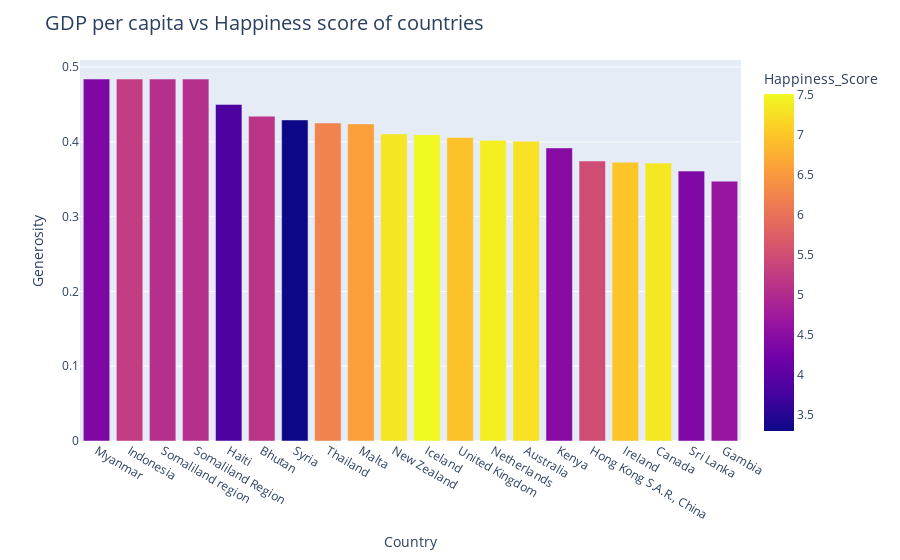

Notebook cell for this chart:
### Markdown cell above
**Which countries is most generous?**

### Code cell
gen_group_20=country_group.sort_values(by=["Generosity"], ascending=False).head(20)

plt.figure(figsize=(4, 4))
fig = px.bar(gen_group_20, x=gen_group_20.index, y='Generosity',color='Happiness_Score',height=800)
fig.update_layout(title='GDP per capita vs Happiness score of countries',titlefont_size=20)
fig.show();

### Figure 1 — Plotly figure (JSON) as saved in the notebook; plotly's stock layout.template omitted (floating-point values rounded to 4 significant figures)
{"data": [{"alignmentgroup": "True", "hovertemplate": "Country=%{x}<br>Generosity=%{y}<br>Happiness_Score=%{marker.color}<extra></extra>", "legendgroup": "", "marker": {"color": [4.371, 5.258, 5.057, 5.057, 3.841, 5.125, 3.292, 6.239, 6.574, 7.311, 7.51, 6.952, 7.412, 7.267, 4.472, 5.472, 6.986, 7.331, 4.382, 4.633], "coloraxis": "coloraxis"}, "name": "", "offsetgroup": "", "orientation": "v", "showlegend": false, "textposition": "auto", "type": "bar", "x": ["Myanmar", "Indonesia", "Somaliland region", "Somaliland Region", "Haiti", "Bhutan", "Syria", "Thailand", "Malta", "New Zealand", "Iceland", "United Kingdom", "Netherlands", "Australia", "Kenya", "Hong Kong S.A.R., China", "Ireland", "Canada", "Sri Lanka", "Gambia"], "xaxis": "x", "y": [0.484, 0.484, 0.484, 0.484, 0.4501, 0.4344, 0.4294, 0.4253, 0.424, 0.4106, 0.4097, 0.4059, 0.402, 0.4009, 0.3919, 0.3745, 0.3728, 0.3716, 0.361, 0.3475], "yaxis": "y"}], "layout": {"autosize": true, "barmode": "relative", "coloraxis": {"colorbar": {"title": {"text": "Happiness_Score"}}, "colorscale": [[0, "#0d0887"], [0.1111, "#46039f"], [0.2222, "#7201a8"], [0.3333, "#9c179e"], [0.4444, "#bd3786"], [0.5556, "#d8576b"], [0.6667, "#ed7953"], [0.7778, "#fb9f3a"], [0.8889, "#fdca26"], [1, "#f0f921"]]}, "legend": {"tracegroupgap": 0}, "margin": {"t": 60}, "title": {"font": {"size": 20}, "text": "GDP per capita vs Happiness score of countries"}, "xaxis": {"anchor": "y", "autorange": true, "domain": [0, 1], "range": [-0.5, 19.5], "title": {"text": "Country"}, "type": "category"}, "yaxis": {"anchor": "x", "autorange": true, "domain": [0, 1], "range": [0, 0.5095], "title": {"text": "Generosity"}, "type": "linear"}}}
